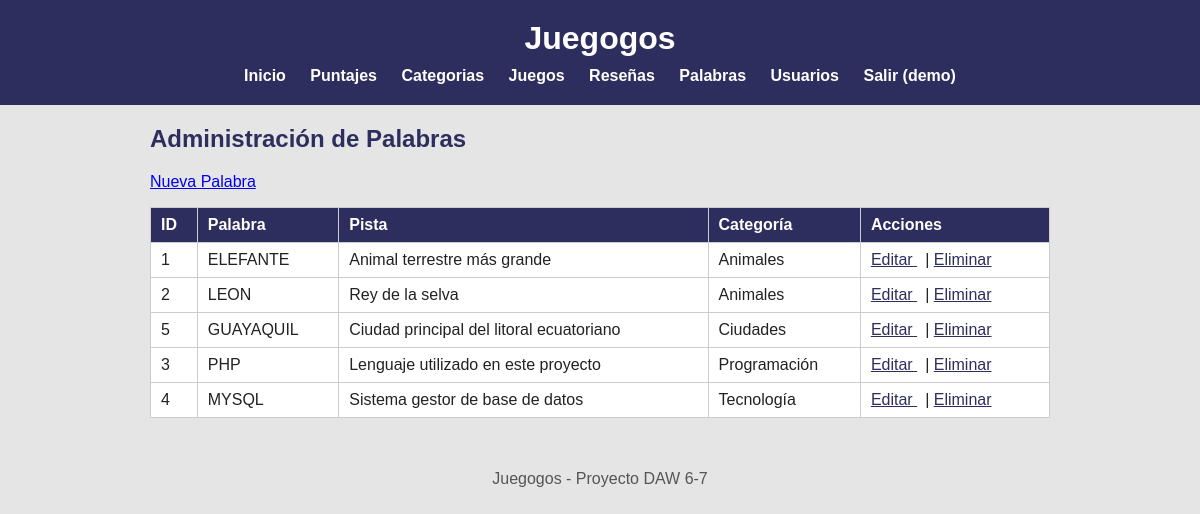
The app's page /index.php?url=palabras/listar (signed in) with its own data.
### tables this page shows
CREATE TABLE palabras (
  id         INT AUTO_INCREMENT PRIMARY KEY,
  palabra    VARCHAR(80) NOT NULL,
  pista      VARCHAR(255),
  categoria  VARCHAR(50)
);

### app/controllers/PalabraController.php (called while the page is built, shortened)
<?php
require_once __DIR__ . "/../models/Palabra.php";
class PalabraController
{
    public function listar()
    {
        $palabras = Palabra::obtenerTodos();
        require __DIR__ . "/../views/palabras/listar.php";
    }
}

### app/models/Palabra.php (called while the page is built, shortened)
<?php
class Palabra
{
    public static function obtenerTodos()
    {
        $conn = Conexion::conectar();
        $sql = "SELECT * FROM palabras ORDER BY categoria, palabra";
        $res = $conn->query($sql);
        $palabras = [];
        while ($fila = $res->fetch_assoc()) {
            $palabras[] = $fila;
        }
        return $palabras;
    }
}

### app/views/palabras/listar.php (the view)
<?php $titulo = "Palabras"; require __DIR__ . "/../partials/header.php"; ?>
<h2>Administración de Palabras</h2>
<p>
    <a href="index.php?url=palabras/crearForm">
        Nueva Palabra
    </a>
</p>
<table border="1" cellpadding="8">
    <tr>
        <th>ID</th>
        <th>Palabra</th>
        <th>Pista</th>
        <th>Categoría</th>
        <th>Acciones</th>
    </tr>
    <?php foreach ($palabras as $p): ?>
    <tr>
        <td><?= $p["id"] ?></td>
        <td><?= htmlspecialchars($p["palabra"]) ?></td>
        <td><?= htmlspecialchars($p["pista"]) ?></td>
        <td><?= htmlspecialchars($p["categoria"]) ?></td>
        <td>
            <a href="index.php?url=palabras/editarForm&id=<?= $p["id"] ?>">
                Editar
            </a>
            |
            <a
                href="index.php?url=palabras/eliminar&id=<?= $p["id"] ?>"
                onclick="return confirm('¿Eliminar esta palabra?')">
                Eliminar
            </a>
        </td>
    </tr>
    <?php endforeach; ?>
</table>
<?php require __DIR__ . "/../partials/footer.php"; ?>

### public/css/estilos.css (style rules this page uses)
body { font-family: Arial, Helvetica, sans-serif; margin: 0; padding: 0; background-color: rgb(230, 229, 229); color: #222; }
h2 { color: rgb(46, 46, 94); }
table { border-collapse: collapse; width: 100%; background: white; margin-top: 12px; }
th, td { border: 1px solid #ccc; padding: 8px 10px; text-align: left; }
th { background: rgb(46, 46, 94); color: white; }
td a { color: rgb(46, 46, 94); margin-right: 8px; }

### records on screen
palabras: id "1", palabra "ELEFANTE", pista "Animal terrestre más grande", categoria "Animales"
palabras: id "2", palabra "LEON", pista "Rey de la selva", categoria "Animales"
palabras: id "5", palabra "GUAYAQUIL", pista "Ciudad principal del litoral ecuatoriano", categoria "Ciudades"
palabras: id "3", palabra "PHP", pista "Lenguaje utilizado en este proyecto", categoria "Programación"
palabras: id "4", palabra "MYSQL", pista "Sistema gestor de base de datos", categoria "Tecnología"

### other values on screen
$_SESSION["usuario"] "demo"
